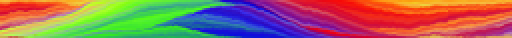
#> input picture rugs/originalspatialrug.png, 256 x 19 px, shrunk from 2000 x 151 before the run (shown 2 times larger)
$ python base-experiments-tacs-vs-gaussian.py   (older library calls are emulated)
#> lines starting #> are read from the running program, lines starting #| are printed output that depends on the picture
#!/usr/bin/env python
# coding: utf-8

####################################################################
#
# Experiments script to generate different parameter smoothings
#
####################################################################


# In[]:

####################################################################
# Import Modules
####################################################################

import os
import json

import numpy as np

from PIL import Image

from os.path import join

import scipy.ndimage as ndimage

import matplotlib.pyplot as plt

from skimage.metrics import structural_similarity as ssim

# In[]:

####################################################################
# Define Metrics
#
# Root Mean Squared Error
# (Wajid, R., Mansoor, A. B., & Pedersen, M. (2014, December). A human perception based performance evaluation of image quality metrics. In International Symposium on Visual Computing (pp. 303-312). Springer, Cham.)
#
# Mean Squared Error
# (Wajid, R., Mansoor, A. B., & Pedersen, M. (2014, December). A human perception based performance evaluation of image quality metrics. In International Symposium on Visual Computing (pp. 303-312). Springer, Cham.)
#
# Structural Similarity Index
# (Wajid, R., Mansoor, A. B., & Pedersen, M. (2014, December). A human perception based performance evaluation of image quality metrics. In International Symposium on Visual Computing (pp. 303-312). Springer, Cham.)
####################################################################

def rmse(src, dst):
    return np.sqrt(np.mean(np.square(src - dst)))


def mse(src, dst):
    return np.linalg.norm(src - dst)


def metric(src, dst):

    rms = rmse(src, dst)
    ms = mse(src, dst)
    sim = ssim(src, dst, multichannel=True)

    return rms, ms, sim

# In[]:

####################################################################
# Pooling-based time aware color smoothing
#
####################################################################

def running_tacs(matrix, neighbors, frames, steps=2, step_at_two=False):
    work_matrix = np.copy(matrix)
    return_matrix = np.copy(matrix)

    # Set step start
    step_idx = 1 if step_at_two else 0

    voting_matrix = [[1 if (i < neighbors / 2 and j <= (i + 1 - step_idx) * steps) or (i == int(neighbors / 2)) or (i > neighbors / 2 and j <= (neighbors - i - step_idx) * steps) else 0 for j in range(frames)] for i in range(neighbors)]
    voting_matrix = np.array(voting_matrix).astype('bool')

    # Append ones at top and bottom
    work_matrix = np.concatenate((np.ones((int(neighbors / 2), work_matrix.shape[1], work_matrix.shape[2])), work_matrix), axis=0)
    work_matrix = np.concatenate((work_matrix, np.ones((int(neighbors / 2), work_matrix.shape[1], work_matrix.shape[2]))), axis=0)

    # Append ones at end
    work_matrix = np.append(work_matrix, np.ones((work_matrix.shape[0], frames - 1, work_matrix.shape[2])), axis=1)

    for i in range(work_matrix.shape[1] - frames + 1):
        y_work_matrix = work_matrix[:,i:i + frames]
        for j in range(y_work_matrix.shape[0] - neighbors + 1):
            y_sub_work_matrix = y_work_matrix[j:j + neighbors]
            voted_matrix = y_sub_work_matrix[voting_matrix]
            voted_matrix = voted_matrix[voted_matrix[:,2].argsort()]
            voted_matrix = voted_matrix[voted_matrix[:,1].argsort(kind='mergesort')]
            voted_matrix = voted_matrix[voted_matrix[:,0].argsort(kind='mergesort')]
            value = np.median(voted_matrix, axis=0)
            return_matrix[j, i] = value

    return return_matrix

# In[]:

####################################################################
# Gaussian Blur
#
# https://docs.scipy.org/doc/scipy/reference/generated/scipy.ndimage.gaussian_filter.html
#
####################################################################

def running_gaussian(matrix, sigma):
    return_matrix = np.copy(matrix)

    for i in range(matrix.shape[1]):
        return_matrix[:,i] = ndimage.gaussian_filter(matrix[:,i], sigma=sigma, order=0)

    return return_matrix

# In[]:

####################################################################
# Load Spatial Rug
#  - Load image data
#  - Transform it to numpy array
####################################################################

rugs_path = 'rugs/'
results_path = 'results/'

os.makedirs(results_path, exist_ok=True)

im = Image.open(rugs_path + 'originalspatialrug.png')
#> im is the input picture: PIL image 256x19 RGB; mean R, G, B 155.5, 108.7, 93
im2arr = np.array(im)
arr2im = Image.fromarray(im2arr)

# In[]:

####################################################################
# TACS Configuration Variations
####################################################################

# vary neighbors 1 -> 0.5 * max_nb
neighbor_vary = [[x, 15, 2] for x in range(1, int(im2arr.shape[0] * 0.5), 2)]

# vary frame 1 -> 0.5 * max_nb
frames_vary = [[15, x, 2] for x in range(1, int(im2arr.shape[1] * 0.5), 5)]

# shape full - triangle - T transposed
shape = [
    [15, 15, 15],
    [15, 15, 2],
    [15, 15, 0],

    [17, 17, 17],
    [17, 17, 3],
    [17, 17, 0]
]

tacs_config = [*neighbor_vary, *frames_vary, *shape]

print('Amount of experiments', len(tacs_config))
#| Amount of experiments 36

tacs_results = []

for i, conf in enumerate(tacs_config):
    im2arr_neighbor = np.copy(im2arr)
    im2arr_neighbor = running_tacs(im2arr, conf[0], conf[1], conf[2])
    metric_res = metric(im2arr, im2arr_neighbor)

    tacs_results.append([im2arr_neighbor, metric_res, conf])

    print('\rDone with experiment', i + 1, end=' ')
#> this loop made 36 passes
#> (rms in metric, ms in metric, sim in metric) on passes 1 to 12: (8.81, 19339, 0.5), (8.72, 19465.5, 0.57), (8.8, 19308.6, 0.538), (8.94, 18957.4, 0.508), (9.15, 15935.9, 0.287), (9.4, 17291.4, 0.306), (9.4, 17757.8, 0.347), (9.52, 17828, 0.342), (9.5, 17933, 0.332), (9.51, 17980.5, 0.323), (9.59, 18127.7, 0.319), (9.59, 18120.5, 0.316)
#> pass 2, in running_tacs (call 2), `work_matrix = np.concatenate((work_matrix, np.ones((int(neighbors / 2)..`:
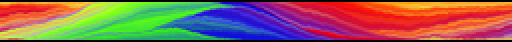
#> work_matrix: shape (21, 256, 3) float64 (shown 2 times larger); mean of channels 0, 1, 2 140.8, 98.5, 84.2; drawn as R, G, B
#> pass 2, in running_tacs (call 2), `work_matrix = np.append(work_matrix, np.ones((work_matrix.shape[0], fr..`:
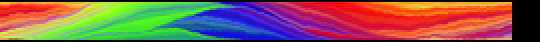
#> work_matrix: shape (21, 270, 3) float64 (shown 2 times larger); mean of channels 0, 1, 2 133.5, 93.4, 79.9; drawn as R, G, B
#> pass 3, in running_tacs (call 3), `work_matrix = np.concatenate((np.ones((int(neighbors / 2), work_matrix..`:
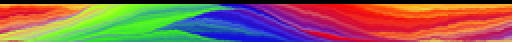
#> work_matrix: shape (21, 256, 3) float64 (shown 2 times larger); mean of channels 0, 1, 2 140.8, 98.5, 84.2; drawn as R, G, B
#> after the loop, tacs_results = 36 items


# In[]:

####################################################################
# Gaussian Configuration Variations
####################################################################

gaussian_config = [
    (1, 0),
    (2, 0),
    (3, 0),
    (4, 0),
    (5, 0),
    (6, 0),
    (7, 0),
    (8, 0),
    (9, 0)
]

gaussian_results = []

for conf in gaussian_config:
    im2arr_smooth = np.copy(im2arr)
    for i in range(im2arr.shape[1]):
        im2arr_smooth[:,i] = ndimage.gaussian_filter(im2arr[:,i], sigma=conf)

    metric_res = metric(im2arr, im2arr_smooth)
    gaussian_results.append([im2arr_smooth, metric_res, conf])
#> this loop made 9 passes
#> (rms in metric, ms in metric, sim in metric) on passes 1 to 9: (7.58, 20366.9, 0.846), (8.83, 20256.2, 0.616), (9.14, 20142.9, 0.491), (9.36, 20044.6, 0.426), (9.46, 20045.3, 0.387), (9.71, 19968.6, 0.356), (9.76, 19897.7, 0.33), (9.88, 19846.4, 0.307), (9.93, 19774.3, 0.286)
#> after the loop, gaussian_results = 9 items

# In[]:

tacs_result_path = join(results_path, 'tacs')
os.makedirs(tacs_result_path, exist_ok=True)

tacs_neighbor_result_path = join(tacs_result_path, 'neighbor')
os.makedirs(tacs_neighbor_result_path, exist_ok=True)

tacs_frames_result_path = join(tacs_result_path, 'frames')
os.makedirs(tacs_frames_result_path, exist_ok=True)

tacs_shape_result_path = join(tacs_result_path, 'shape')
os.makedirs(tacs_shape_result_path, exist_ok=True)

for i, res in enumerate(tacs_results):
    if i < len(neighbor_vary):
        temp_results_path = tacs_neighbor_result_path
    elif i < (len(neighbor_vary) + len(frames_vary)):
        temp_results_path = tacs_frames_result_path
    else:
        temp_results_path = tacs_shape_result_path

    name = 'tacs-'+'-'.join([str(x) for x in res[2]])
    name = join(temp_results_path, name) + '.png'

    Image.fromarray(res[0]).save(name, 'PNG')
    tacs_results[i] = res + [name]
#> this loop made 36 passes
#> temp_results_path on passes 1 to 12: 'results/tacs/neighbor', 'results/tacs/neighbor', 'results/tacs/neighbor', 'results/tacs/neighbor', 'results/tacs/frames', 'results/tacs/frames', 'results/tacs/frames', 'results/tacs/frames', 'results/tacs/frames', 'results/tacs/frames', 'results/tacs/frames', 'results/tacs/frames'
#> pass 1, `Image.fromarray(res[0]).save(name, 'PNG')`:
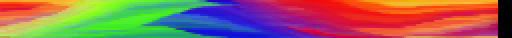
#> saved as tacs-1-15-2.png: PIL image 256x19 RGB (shown 2 times larger); mean R, G, B 149.3, 104.6, 90
#> pass 2, `Image.fromarray(res[0]).save(name, 'PNG')`:
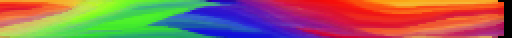
#> saved as tacs-3-15-2.png: PIL image 256x19 RGB (shown 2 times larger); mean R, G, B 151.2, 104.7, 90.7

# In[]:

gaussian_result_path = join(results_path, 'gaussian')
os.makedirs(gaussian_result_path, exist_ok=True)

for i, res in enumerate(gaussian_results):
    name = 'gaussian-'+'-'.join([str(x) for x in res[2]])
    name = join(gaussian_result_path, name) + '.png'

    Image.fromarray(res[0]).save(name, 'PNG')
    gaussian_results[i] = res + [name]
#> this loop made 9 passes
#> pass 1, `Image.fromarray(res[0]).save(name, 'PNG')`:
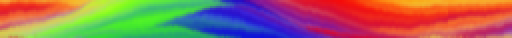
#> saved as gaussian-1-0.png: PIL image 256x19 RGB (shown 2 times larger); mean R, G, B 155, 108.2, 92.5
#> pass 2, `Image.fromarray(res[0]).save(name, 'PNG')`:
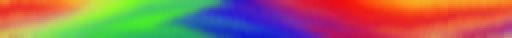
#> saved as gaussian-2-0.png: PIL image 256x19 RGB (shown 2 times larger); mean R, G, B 155, 108.2, 92.5

# In[]:

results = {
    'gaussian': [x[1:] for x in gaussian_results],
    'tacs': [x[1:] for x in tacs_results],
}

with open(join(results_path, 'results.json'), 'w') as f:
    json.dump(results, f, indent=4, sort_keys=True)

$ run again, with rugs/originalbremmetal.png copied over rugs/originalspatialrug.png
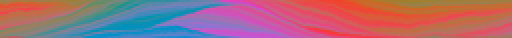
#> input picture rugs/originalbremmetal.png, 256 x 19 px, shrunk from 2000 x 151 before the run (shown 2 times larger)
#> im is the input picture: PIL image 256x19 RGBA; mean R, G, B, A 164.5, 108, 121.7, 255
#| Amount of experiments 36
#> the loop `for i, conf in enumerate(tacs_config):` made 36 passes
#> (rms in metric, ms in metric, sim in metric) on passes 1 to 8: (6.9, 20120.2, 0.682), (6.72, 19994.2, 0.729), (6.88, 19815.3, 0.705), (6.99, 19491, 0.691), (7.34, 15616, 0.568), (7.48, 17244.9, 0.576), (7.49, 17911, 0.597), (7.58, 18213, 0.594)
#> after the loop `for i, conf in enumerate(tacs_config):`: tacs_results = 36 items
#> the loop `for conf in gaussian_config:` made 9 passes
#> (rms in metric, ms in metric, sim in metric) on passes 1 to 8: (5.24, 19661.5, 0.9), (6.54, 19870.3, 0.76), (7, 19859.6, 0.687), (7.24, 19823.8, 0.647), (7.39, 19784.6, 0.623), (7.59, 19756.2, 0.605), (7.73, 19771.1, 0.589), (7.83, 19801.3, 0.575)
#> after the loop `for conf in gaussian_config:`: gaussian_results = 9 items
#> the loop `for i, res in enumerate(tacs_results):` made 36 passes
#> temp_results_path on passes 1 to 8: 'results/tacs/neighbor', 'results/tacs/neighbor', 'results/tacs/neighbor', 'results/tacs/neighbor', 'results/tacs/frames', 'results/tacs/frames', 'results/tacs/frames', 'results/tacs/frames'
#> pass 1, `Image.fromarray(res[0]).save(name, 'PNG')`:
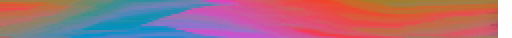
#> saved as tacs-1-15-2.png: PIL image 256x19 RGBA (shown 2 times larger); mean R, G, B, A 160.1, 104.8, 119.3, 248.1; transparent parts drawn white
#> the loop `for i, res in enumerate(gaussian_results):` made 9 passes
#> pass 1, `Image.fromarray(res[0]).save(name, 'PNG')`:
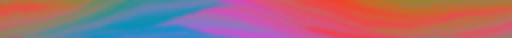
#> saved as gaussian-1-0.png: PIL image 256x19 RGBA (shown 2 times larger); mean R, G, B, A 164, 107.5, 121.2, 255

$ run again, with rugs/originalcubediagonal.png copied over rugs/originalspatialrug.png
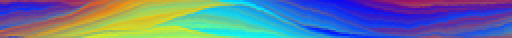
#> input picture rugs/originalcubediagonal.png, 256 x 19 px, shrunk from 2000 x 151 before the run (shown 2 times larger)
#> im is the input picture: PIL image 256x19 RGBA; mean R, G, B, A 98.8, 121, 156.2, 255
#| Amount of experiments 36
#> the loop `for i, conf in enumerate(tacs_config):` made 36 passes
#> (rms in metric, ms in metric, sim in metric) on passes 1 to 8: (7.71, 20001.9, 0.615), (7.66, 19965.5, 0.665), (7.8, 19756.7, 0.634), (7.91, 19460.8, 0.617), (7.92, 15610.6, 0.45), (8.17, 17390, 0.459), (8.18, 17897.5, 0.486), (8.2, 18217.4, 0.481)
#> after the loop `for i, conf in enumerate(tacs_config):`: tacs_results = 36 items
#> the loop `for conf in gaussian_config:` made 9 passes
#> (rms in metric, ms in metric, sim in metric) on passes 1 to 8: (6.88, 20238.4, 0.875), (7.75, 20245.8, 0.697), (8.03, 20101.8, 0.6), (8.19, 20069, 0.549), (8.31, 19994.5, 0.518), (8.42, 19907.5, 0.495), (8.52, 19884.2, 0.477), (8.55, 19862.2, 0.461)
#> after the loop `for conf in gaussian_config:`: gaussian_results = 9 items
#> the loop `for i, res in enumerate(tacs_results):` made 36 passes
#> temp_results_path on passes 1 to 8: 'results/tacs/neighbor', 'results/tacs/neighbor', 'results/tacs/neighbor', 'results/tacs/neighbor', 'results/tacs/frames', 'results/tacs/frames', 'results/tacs/frames', 'results/tacs/frames'
#> pass 1, `Image.fromarray(res[0]).save(name, 'PNG')`:
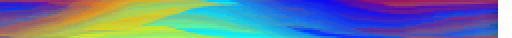
#> saved as tacs-1-15-2.png: PIL image 256x19 RGBA (shown 2 times larger); mean R, G, B, A 95.2, 119, 152.5, 248.1; transparent parts drawn white
#> the loop `for i, res in enumerate(gaussian_results):` made 9 passes
#> pass 1, `Image.fromarray(res[0]).save(name, 'PNG')`:
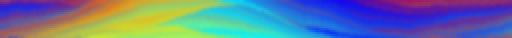
#> saved as gaussian-1-0.png: PIL image 256x19 RGBA (shown 2 times larger); mean R, G, B, A 98.3, 120.5, 155.7, 255
